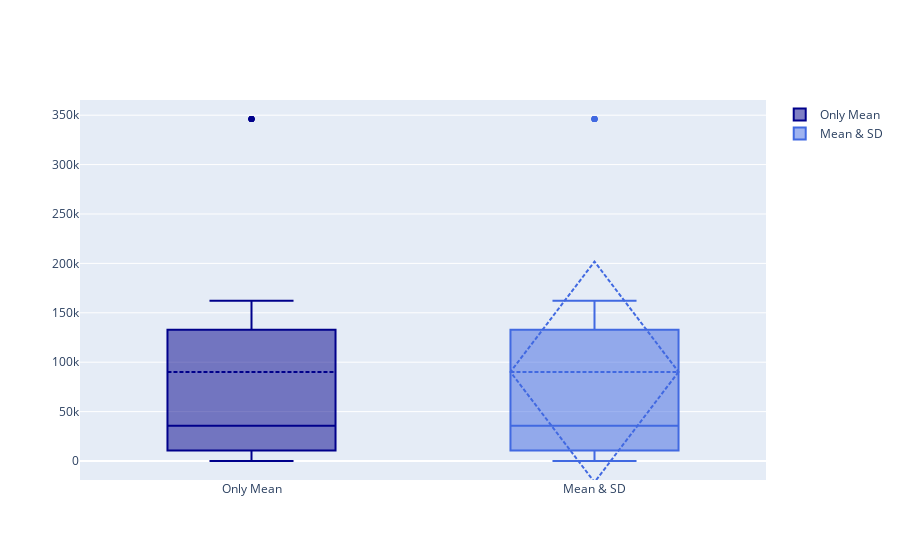

Source (notebook cell):
### Code cell
fig = go.Figure()
fig.add_trace(go.Box(
    y=df_metro_b['EMP'],
    name='Only Mean',
    marker_color='darkblue',
    boxmean=True # represent mean
))
fig.add_trace(go.Box(
    y=df_metro_b['EMP'],
    name='Mean & SD',
    marker_color='royalblue',
    boxmean='sd' # represent mean and standard deviation
)
fig.update_layout(
    title='Count of Firms by Annual Payroll',
    xaxis_title='Annual Payroll',
    yaxis_title='Count of Firms',
    font=dict(
        size=18
    ))

fig.show()

### Figure 1 — Plotly figure (JSON) as saved in the notebook; plotly's stock layout.template omitted (floating-point values rounded to 4 significant figures)
{"data": [{"boxmean": true, "marker": {"color": "darkblue"}, "name": "Only Mean", "type": "box", "y": [346144, 24732, 20277, 0, 35595, 56832, 143738, 18776, 346144, 15390, 28537, 43927, 1345, 117241, 346144, 4684, 0, 0, 31044, 39863, 5409, 117241, 346144, 16109, 12211, 63932, 5205, 106442, 136185, 26329, 346144, 131832, 117259, 5453, 57394, 20852, 91371, 0, 136124, 26390, 346144, 157307, 4843, 162150, 0]}, {"boxmean": "sd", "marker": {"color": "royalblue"}, "name": "Mean & SD", "type": "box", "y": [346144, 24732, 20277, 0, 35595, 56832, 143738, 18776, 346144, 15390, 28537, 43927, 1345, 117241, 346144, 4684, 0, 0, 31044, 39863, 5409, 117241, 346144, 16109, 12211, 63932, 5205, 106442, 136185, 26329, 346144, 131832, 117259, 5453, 57394, 20852, 91371, 0, 136124, 26390, 346144, 157307, 4843, 162150, 0]}], "layout": {}}
